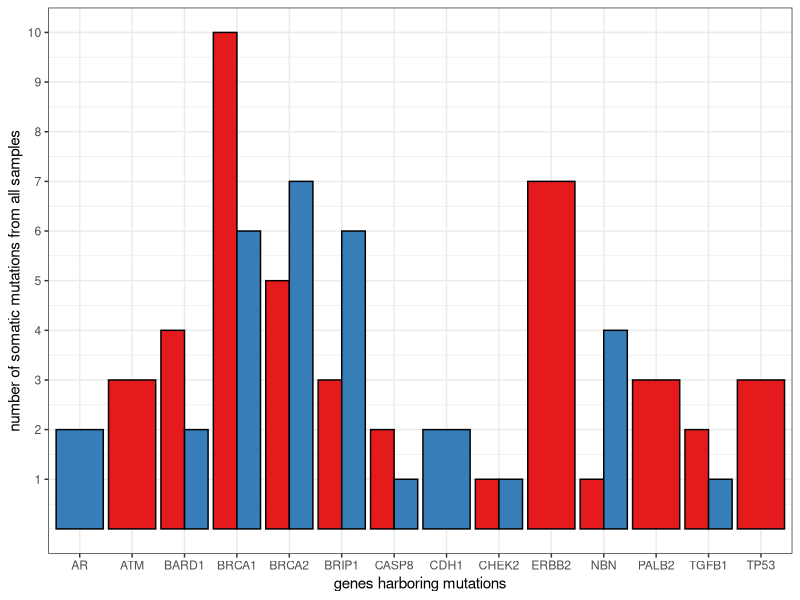
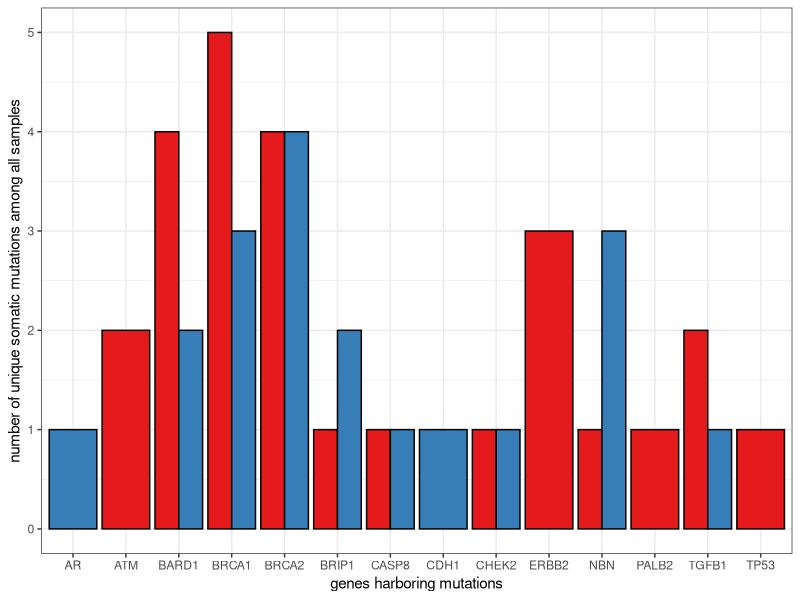
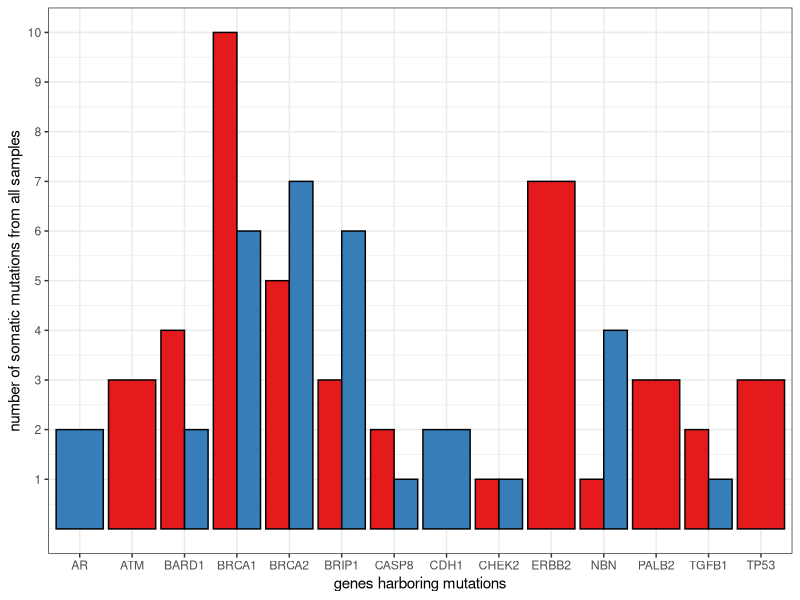
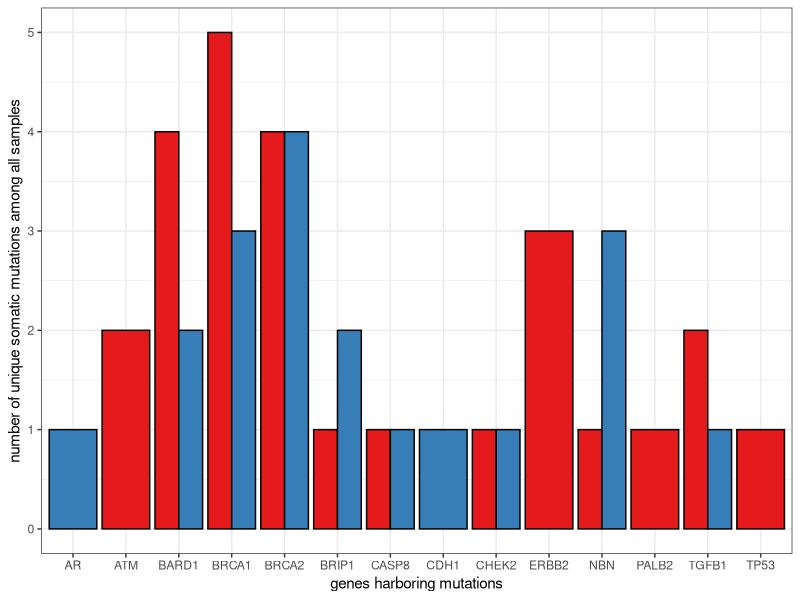

These charts were generated, in order, by the following R code:
# plotting mutation types from target breast cancer genes

library(dplyr)
library(tidyr)
library(ggplot2)

## all somatic mutations
# import data
datAll <- read.delim("mutationFigures/combVariants.csv", row.names=NULL)
# filter out inframe deletions (not really somatic)
datAll <- datAll %>%
  filter(where_in_gene != "inframe_deletion")

# plot by gene and type of mutation
# blue is synonymous, red is missense
ggplot(datAll, aes(Gene, fill=where_in_gene)) + 
  geom_bar(position="dodge") + 
  geom_bar(position="dodge", colour="black", show.legend=FALSE) + 
  scale_fill_brewer(palette="Set1") + 
  ylab("number of somatic mutations from all samples") + 
  xlab("genes harboring mutations") +
  scale_y_continuous(breaks=seq(1,10, 1)) +
  theme_bw() + 
  guides(fill=FALSE)
ggsave(file="mutationFigures/variantsAll.jpg")

# unique somatic mutations
datUniq <- read.delim("mutationFigures/uniqVariants.csv", row.names=NULL)
# filter out inframe deletions (not really somatic)
datUniq <- datUniq %>%
  filter(where_in_gene != "inframe_deletion")

# plot by gene and type of mutation
# blue is synonymous, red is missense
ggplot(datUniq, aes(Gene, fill=where_in_gene)) + 
  geom_bar(position="dodge") + 
  geom_bar(position="dodge", colour="black", show.legend=FALSE) + 
  scale_fill_brewer(palette="Set1") + 
  ylab("number of unique somatic mutations among all samples") + 
  xlab("genes harboring mutations") +
  theme_bw() + 
  guides(fill=FALSE)
ggsave(file="mutationFigures/variantsUniq.jpg")
